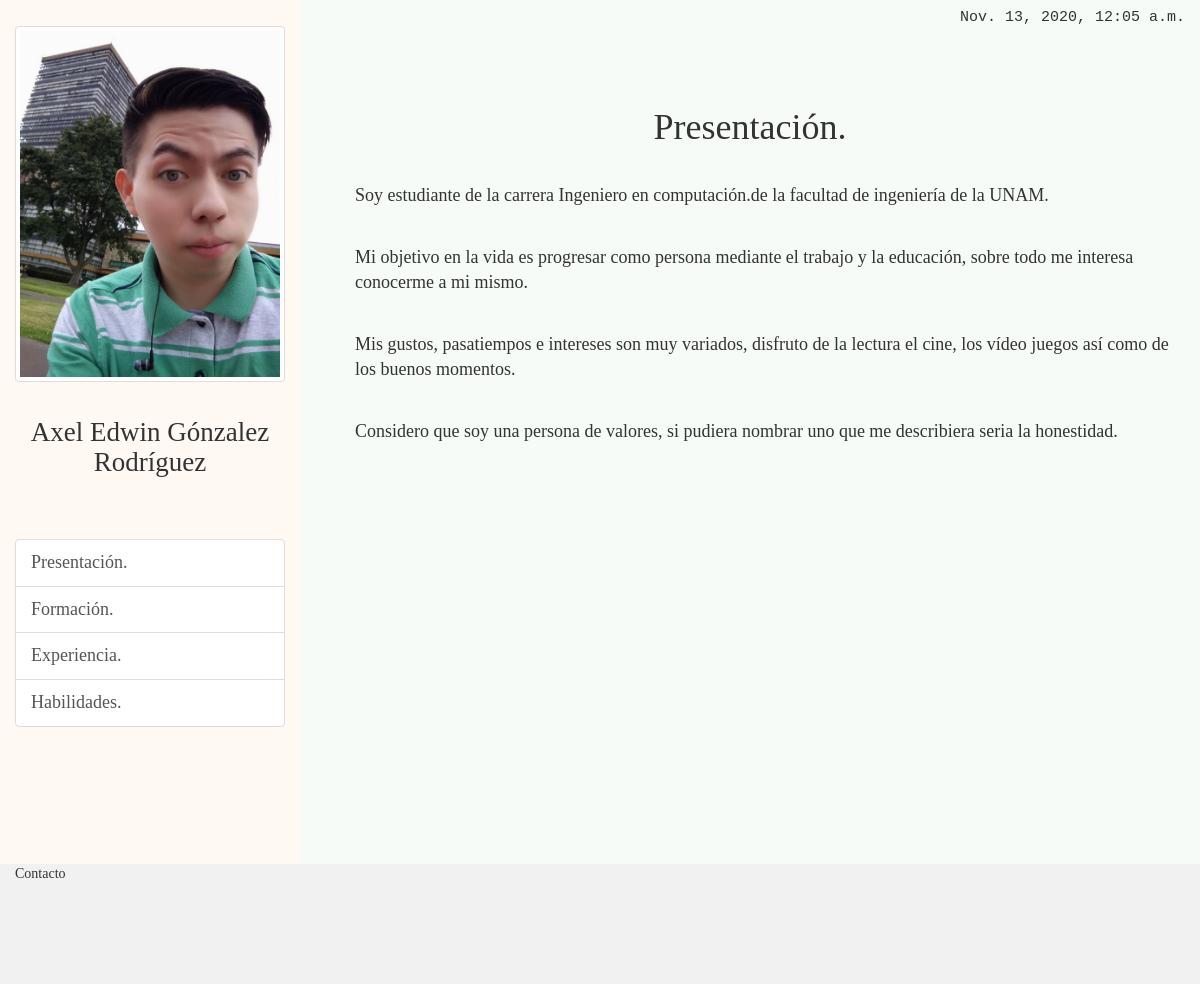
Screenshot of /mycurriculum/1/ with the database file from the repository.
### mycurriculum/models.py (models this page shows, shortened)
class Descripciones(models.Model):
	habilidad=models.CharField(max_length=25)
	pub_date = models.DateTimeField('date published')
	def __str__(self):
		return self.habilidad

class Contexto(models.Model):
	descripciones= models.ForeignKey(Descripciones, on_delete=models.CASCADE)
	descrip_habilidad=models.TextField()

### mycurriculum/views.py (the view)
# urls.py: path('<int:salida_id>/', views.first, name='curriculum'),
def first(request, salida_id):
	lista_habilidad = Descripciones.objects.order_by('pub_date')[:5]
	salida2 = get_object_or_404(Descripciones, pk=salida_id)#Este diccionario recibe toda la lista  del modelo "descripciones dependiendo de la id ", adicional tambien recibe todos los objetos relacionados en caso de no existir manda error
	hora=datetime.now()
	return render(request, 'mycurriculum/index.html', {'salida2':salida2, 'lista_habilidad':lista_habilidad, 'hora':hora})

### mycurriculum/templates/mycurriculum/index.html (shortened to what this page needs)
{% load static %}
<!DOCTYPE html>
<html>
<head>
	<link rel="stylesheet" type="text/css" href="{% static 'mycurriculum/style.css' %}">
	<link rel="stylesheet" href="https://maxcdn.bootstrapcdn.com/bootstrap/3.4.1/css/bootstrap.min.css">
</head>
<body>
	<div class="container-fluid">
		<div class="row">
			<div class="col-lg-3 col-md-3 col-sm-3 col-xs-12" id="cuerpo1">
				<br>
				<img src="{% static 'mycurriculum/axel.jpg' %}" alt="Cinque Terre" class="img-thumbnail">
				<br>
				<br>
				<H4 class= "text-center" id=nombre>Axel Edwin Gónzalez Rodríguez</H4>
				<br>
				<br>
				<div class="list-group">
					{% for a in lista_habilidad%}
					<a href="{% url 'curriculums:curriculum' a.id %}" class="list-group-item">{{a}}</a>
					{%endfor%}
				</div>
			</div>
			<div class ="col-lg-9 col-md-9 col-sm-9 col-xs-12" id="cuerpo2">
				<h5 class=text-right id="fecha">{{hora}}</h5>
				<br>
				<br>
				<h1 class="text-center" >{{salida2}}</h1>
				<br>
				<ul class="text-rigth">
					{% for contexto in salida2.contexto_set.all %}
    				 	<p>{{ contexto.descrip_habilidad }}</p>
    				 	<br>
					{% endfor %}
				</ul>
			</div>
		</div>
		<div class = "row">
			<div class="col-lg-12 col-md-12 col-sm-12 col-xs-12" id="final">
				<p class= "text-left">Contacto</p>
			</div>
		</div>
	</div>
</body>
</html>

### mycurriculum/static/mycurriculum/style.css (style rules this page uses)
#fecha { font-family: "Courier New", Courier, monospace; font-weight: 100; font-size: 15px; }
#cuerpo1, #cuerpo2, #nombre, #final { font-family: "comic sans" }
#nombre { font-size: 27px; }
#cuerpo1, #cuerpo2 { font-size: 18px; }
#cuerpo2 { background-color:rgba(233, 246, 236, 0.4);: }
#cuerpo1 { background-color:rgba(255, 238, 224, 0.4); }
#final { background-color:rgba(242, 241, 241); }
@media (min-width: 1200px) { #cuerpo1, #cuerpo2 { float:left; height: 108vh ; } }
@media (min-width: 1200px) { #final { float: left; height: 15vh; } }

### rows the page displays
Descripciones: habilidad "Presentación."
Descripciones: habilidad "Formación."
Descripciones: habilidad "Experiencia."
Descripciones: habilidad "Habilidades."
Contexto: descrip_habilidad "Soy estudiante de la carrera Ingeniero en computación.de la facultad de ingeniería de la UNAM."
Contexto: descrip_habilidad "Mi objetivo en la vida es progresar como persona mediante el trabajo y la educación, sobre todo me interesa conocerme a mi mismo."
Contexto: descrip_habilidad "Mis gustos, pasatiempos e intereses son muy variados, disfruto de la lectura el cine, los vídeo juegos así como de los buenos momentos."
Contexto: descrip_habilidad "Considero que soy una persona de valores, si pudiera nombrar uno que me describiera seria la honestidad."
